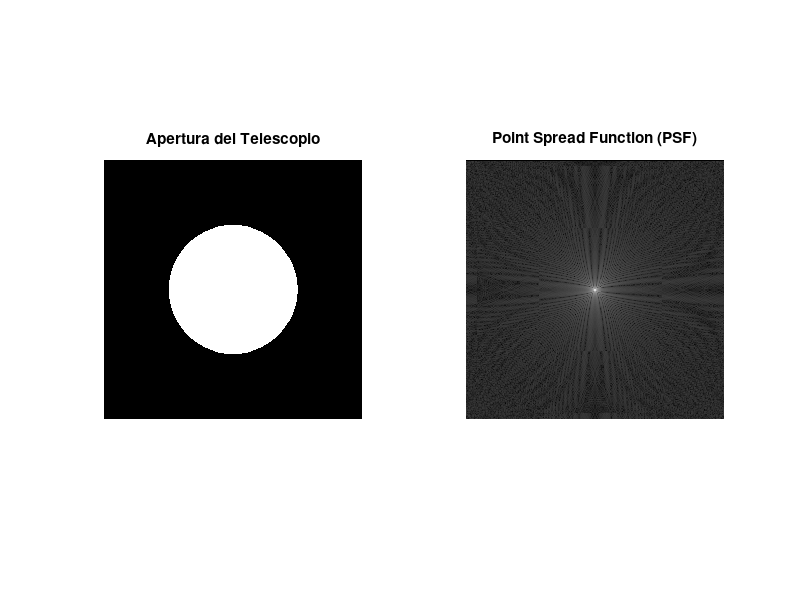

Recreate this plot in MATLAB.
% Simulación de PSF para una apertura circular ideal
clear; clc; close all;

% Definir la malla espacial
N = 512; % Resolución de la matriz
x = linspace(-1, 1, N);
[X, Y] = meshgrid(x, x);
r = sqrt(X.^2 + Y.^2);

% Crear la pupila circular del telescopio (Apertura)
aperture = double(r <= 0.5); 

% Calcular la PSF usando FFT2 (Transformada de Fourier 2D)
% fftshift centra las frecuencias bajas en el medio de la imagen
E_field = fftshift(fft2(aperture));
psf = abs(E_field).^2;

% Normalizar la PSF
psf = psf / max(psf(:));

% Graficar resultados
figure('Name', 'Análisis de Calidad Óptica - PSF', 'Color', 'w');
subplot(1,2,1); 
imshow(aperture); 
title('Apertura del Telescopio');

subplot(1,2,2); 
% Usamos una escala logarítmica (o potencia) para visualizar los anillos tenues de difracción
imshow(psf.^0.1, []); 
colormap(hot); 
title('Point Spread Function (PSF)');
